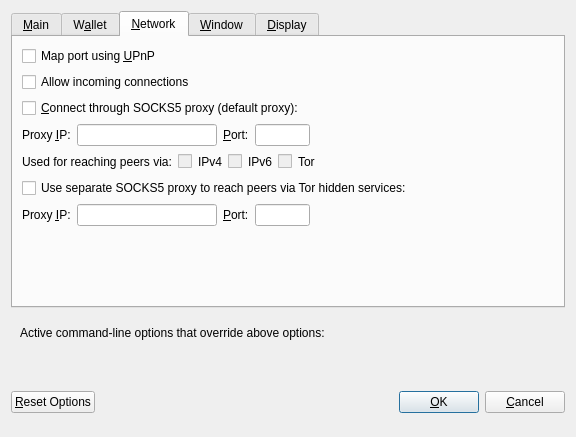
<?xml version="1.0" encoding="UTF-8"?>
<ui version="4.0">
 <class>OptionsDialog</class>
 <widget class="QDialog" name="OptionsDialog">
  <property name="geometry">
   <rect>
    <x>0</x>
    <y>0</y>
    <width>576</width>
    <height>404</height>
   </rect>
  </property>
  <property name="windowTitle">
   <string>Options</string>
  </property>
  <property name="modal">
   <bool>true</bool>
  </property>
  <layout class="QVBoxLayout" name="verticalLayout">
   <item>
    <widget class="QTabWidget" name="tabWidget">
     <property name="currentIndex">
      <number>2</number>
     </property>
     <widget class="QWidget" name="tabMain">
      <attribute name="title">
       <string>&amp;Main</string>
      </attribute>
      <layout class="QVBoxLayout" name="verticalLayout_Main">
       <item>
        <widget class="QCheckBox" name="bitcoinAtStartup">
         <property name="toolTip">
          <string>Automatically start SMC Core after logging in to the system.</string>
         </property>
         <property name="text">
          <string>&amp;Start SMC Core on system login</string>
         </property>
        </widget>
       </item>
       <item>
        <layout class="QHBoxLayout" name="horizontalLayout_2_Main">
         <item>
          <widget class="QLabel" name="databaseCacheLabel">
           <property name="text">
            <string>Size of &amp;database cache</string>
           </property>
           <property name="textFormat">
            <enum>Qt::PlainText</enum>
           </property>
           <property name="buddy">
            <cstring>databaseCache</cstring>
           </property>
          </widget>
         </item>
         <item>
          <widget class="QSpinBox" name="databaseCache"/>
         </item>
         <item>
          <widget class="QLabel" name="databaseCacheUnitLabel">
           <property name="text">
            <string>MB</string>
           </property>
           <property name="textFormat">
            <enum>Qt::PlainText</enum>
           </property>
          </widget>
         </item>
         <item>
          <spacer name="horizontalSpacer_2_Main">
           <property name="orientation">
            <enum>Qt::Horizontal</enum>
           </property>
           <property name="sizeHint" stdset="0">
            <size>
             <width>40</width>
             <height>20</height>
            </size>
           </property>
          </spacer>
         </item>
        </layout>
       </item>
       <item>
        <layout class="QHBoxLayout" name="horizontalLayout_3_Main">
         <item>
          <widget class="QLabel" name="threadsScriptVerifLabel">
           <property name="text">
            <string>Number of script &amp;verification threads</string>
           </property>
           <property name="textFormat">
            <enum>Qt::PlainText</enum>
           </property>
           <property name="buddy">
            <cstring>threadsScriptVerif</cstring>
           </property>
          </widget>
         </item>
         <item>
          <widget class="QSpinBox" name="threadsScriptVerif">
           <property name="toolTip">
            <string>(0 = auto, &lt;0 = leave that many cores free)</string>
           </property>
          </widget>
         </item>
         <item>
          <spacer name="horizontalSpacer_3_Main">
           <property name="orientation">
            <enum>Qt::Horizontal</enum>
           </property>
           <property name="sizeHint" stdset="0">
            <size>
             <width>40</width>
             <height>20</height>
            </size>
           </property>
          </spacer>
         </item>
        </layout>
       </item>
       <item>
        <spacer name="verticalSpacer_Main">
         <property name="orientation">
          <enum>Qt::Vertical</enum>
         </property>
         <property name="sizeHint" stdset="0">
          <size>
           <width>20</width>
           <height>40</height>
          </size>
         </property>
        </spacer>
       </item>
      </layout>
     </widget>
     <widget class="QWidget" name="tabWallet">
      <attribute name="title">
       <string>W&amp;allet</string>
      </attribute>
      <layout class="QVBoxLayout" name="verticalLayout_Wallet">
       <item>
        <widget class="QGroupBox" name="groupBox">
         <property name="title">
          <string>Expert</string>
         </property>
         <layout class="QVBoxLayout" name="verticalLayout_2">
          <item>
           <widget class="QCheckBox" name="coinControlFeatures">
            <property name="toolTip">
             <string>Whether to show coin control features or not.</string>
            </property>
            <property name="text">
             <string>Enable coin &amp;control features</string>
            </property>
           </widget>
          </item>
          <item>
           <widget class="QCheckBox" name="showMasternodesTab">
            <property name="toolTip">
             <string>Show additional tab listing all your masternodes in first sub-tab&lt;br/&gt;and all masternodes on the network in second sub-tab.</string>
            </property>
            <property name="text">
             <string>Show Masternodes Tab</string>
            </property>
           </widget>
          </item>
          <item>
           <widget class="QCheckBox" name="showAdvancedPSUI">
            <property name="toolTip">
             <string>Show additional information and buttons for PrivateSend on overview screen.</string>
            </property>
            <property name="text">
             <string>Enable advanced PrivateSend interface</string>
            </property>
           </widget>
          </item>
          <item>
           <widget class="QCheckBox" name="lowKeysWarning">
            <property name="toolTip">
             <string>Show warning dialog when PrivateSend detects that wallet has very low number of keys left.</string>
            </property>
            <property name="text">
             <string>Warn if PrivateSend is running out of keys</string>
            </property>
           </widget>
          </item>
          <item>
           <widget class="QCheckBox" name="privateSendMultiSession">
            <property name="toolTip">
             <string>Whether to use experimental PrivateSend mode with multiple mixing sessions per block.&lt;br/&gt;Note: You must use this feature carefully.&lt;br/&gt;Make sure you always have recent wallet (auto)backup in a safe place!</string>
            </property>
            <property name="text">
             <string>Enable PrivateSend &amp;multi-session</string>
            </property>
           </widget>
          </item>
          <item>
           <widget class="QCheckBox" name="spendZeroConfChange">
            <property name="toolTip">
             <string>If you disable the spending of unconfirmed change, the change from a transaction&lt;br/&gt;cannot be used until that transaction has at least one confirmation.&lt;br/&gt;This also affects how your balance is computed.</string>
            </property>
            <property name="text">
             <string>&amp;Spend unconfirmed change</string>
            </property>
           </widget>
          </item>
         </layout>
        </widget>
       </item>
       <item>
        <layout class="QHBoxLayout" name="horizontalLayout_4_Wallet">
         <item>
          <widget class="QLabel" name="label">
           <property name="toolTip">
            <string>This setting determines the amount of individual masternodes that an input will be anonymized through.&lt;br/&gt;More rounds of anonymization gives a higher degree of privacy, but also costs more in fees.</string>
           </property>
           <property name="text">
            <string>PrivateSend rounds to use</string>
           </property>
          </widget>
         </item>
         <item>
          <widget class="QSpinBox" name="privateSendRounds">
           <property name="minimum">
            <number>2</number>
           </property>
           <property name="maximum">
            <number>8</number>
           </property>
           <property name="value">
            <number>4</number>
           </property>
          </widget>
         </item>
        </layout>
       </item>
       <item>
        <layout class="QHBoxLayout" name="horizontalLayout">
         <item>
          <widget class="QLabel" name="label_2">
           <property name="toolTip">
            <string>This amount acts as a threshold to turn off PrivateSend once it's reached.</string>
           </property>
           <property name="statusTip">
            <string notr="true"/>
           </property>
           <property name="whatsThis">
            <string notr="true"/>
           </property>
           <property name="accessibleName">
            <string notr="true"/>
           </property>
           <property name="accessibleDescription">
            <string notr="true"/>
           </property>
           <property name="text">
            <string>Amount of SMC to keep anonymized</string>
           </property>
          </widget>
         </item>
         <item>
          <widget class="QSpinBox" name="privateSendAmount">
           <property name="minimum">
            <number>2</number>
           </property>
           <property name="maximum">
            <number>2000</number>
           </property>
           <property name="singleStep">
            <number>10</number>
           </property>
           <property name="value">
            <number>1000</number>
           </property>
          </widget>
         </item>
        </layout>
       </item>
       <item>
        <spacer name="verticalSpacer_Wallet">
         <property name="orientation">
          <enum>Qt::Vertical</enum>
         </property>
         <property name="sizeHint" stdset="0">
          <size>
           <width>20</width>
           <height>40</height>
          </size>
         </property>
        </spacer>
       </item>
      </layout>
     </widget>
     <widget class="QWidget" name="tabNetwork">
      <attribute name="title">
       <string>&amp;Network</string>
      </attribute>
      <layout class="QVBoxLayout" name="verticalLayout_Network">
       <item>
        <widget class="QCheckBox" name="mapPortUpnp">
         <property name="toolTip">
          <string>Automatically open the SMC Core client port on the router. This only works when your router supports UPnP and it is enabled.</string>
         </property>
         <property name="text">
          <string>Map port using &amp;UPnP</string>
         </property>
        </widget>
       </item>
       <item>
        <widget class="QCheckBox" name="allowIncoming">
         <property name="toolTip">
          <string>Accept connections from outside</string>
         </property>
         <property name="text">
          <string>Allow incoming connections</string>
         </property>
        </widget>
       </item>
       <item>
        <widget class="QCheckBox" name="connectSocks">
         <property name="toolTip">
          <string>Connect to the SMC network through a SOCKS5 proxy.</string>
         </property>
         <property name="text">
          <string>&amp;Connect through SOCKS5 proxy (default proxy):</string>
         </property>
        </widget>
       </item>
       <item>
        <layout class="QHBoxLayout" name="horizontalLayout_1_Network">
         <item>
          <widget class="QLabel" name="proxyIpLabel">
           <property name="text">
            <string>Proxy &amp;IP:</string>
           </property>
           <property name="textFormat">
            <enum>Qt::PlainText</enum>
           </property>
           <property name="buddy">
            <cstring>proxyIp</cstring>
           </property>
          </widget>
         </item>
         <item>
          <widget class="QValidatedLineEdit" name="proxyIp">
           <property name="minimumSize">
            <size>
             <width>140</width>
             <height>0</height>
            </size>
           </property>
           <property name="maximumSize">
            <size>
             <width>140</width>
             <height>16777215</height>
            </size>
           </property>
           <property name="toolTip">
            <string>IP address of the proxy (e.g. IPv4: 127.0.0.1 / IPv6: ::1)</string>
           </property>
          </widget>
         </item>
         <item>
          <widget class="QLabel" name="proxyPortLabel">
           <property name="text">
            <string>&amp;Port:</string>
           </property>
           <property name="textFormat">
            <enum>Qt::PlainText</enum>
           </property>
           <property name="buddy">
            <cstring>proxyPort</cstring>
           </property>
          </widget>
         </item>
         <item>
          <widget class="QLineEdit" name="proxyPort">
           <property name="minimumSize">
            <size>
             <width>55</width>
             <height>0</height>
            </size>
           </property>
           <property name="maximumSize">
            <size>
             <width>55</width>
             <height>16777215</height>
            </size>
           </property>
           <property name="toolTip">
            <string>Port of the proxy (e.g. 9050)</string>
           </property>
          </widget>
         </item>
         <item>
          <spacer name="horizontalSpacer_1_Network">
           <property name="orientation">
            <enum>Qt::Horizontal</enum>
           </property>
           <property name="sizeHint" stdset="0">
            <size>
             <width>40</width>
             <height>20</height>
            </size>
           </property>
          </spacer>
         </item>
        </layout>
       </item>
       <item>
        <layout class="QHBoxLayout" name="horizontalLayout_2_Network">
         <item>
          <widget class="QLabel" name="proxyActiveNets">
           <property name="text">
            <string>Used for reaching peers via:</string>
           </property>
           <property name="textFormat">
            <enum>Qt::PlainText</enum>
           </property>
          </widget>
         </item>
         <item>
          <widget class="QCheckBox" name="proxyReachIPv4">
           <property name="enabled">
            <bool>false</bool>
           </property>
           <property name="toolTip">
            <string>Shows, if the supplied default SOCKS5 proxy is used to reach peers via this network type.</string>
           </property>
           <property name="text">
            <string/>
           </property>
          </widget>
         </item>
         <item>
          <widget class="QLabel" name="proxyReachIPv4Label">
           <property name="text">
            <string>IPv4</string>
           </property>
           <property name="textFormat">
            <enum>Qt::PlainText</enum>
           </property>
          </widget>
         </item>
         <item>
          <widget class="QCheckBox" name="proxyReachIPv6">
           <property name="enabled">
            <bool>false</bool>
           </property>
           <property name="toolTip">
            <string>Shows, if the supplied default SOCKS5 proxy is used to reach peers via this network type.</string>
           </property>
           <property name="text">
            <string/>
           </property>
          </widget>
         </item>
         <item>
          <widget class="QLabel" name="proxyReachIPv6Label">
           <property name="text">
            <string>IPv6</string>
           </property>
           <property name="textFormat">
            <enum>Qt::PlainText</enum>
           </property>
          </widget>
         </item>
         <item>
          <widget class="QCheckBox" name="proxyReachTor">
           <property name="enabled">
            <bool>false</bool>
           </property>
           <property name="toolTip">
            <string>Shows, if the supplied default SOCKS5 proxy is used to reach peers via this network type.</string>
           </property>
           <property name="text">
            <string/>
           </property>
          </widget>
         </item>
         <item>
          <widget class="QLabel" name="proxyReachTorLabel">
           <property name="text">
            <string>Tor</string>
           </property>
           <property name="textFormat">
            <enum>Qt::PlainText</enum>
           </property>
          </widget>
         </item>
         <item>
          <spacer name="horizontalSpacer_2_Network">
           <property name="orientation">
            <enum>Qt::Horizontal</enum>
           </property>
           <property name="sizeHint" stdset="0">
            <size>
             <width>40</width>
             <height>20</height>
            </size>
           </property>
          </spacer>
         </item>
        </layout>
       </item>
       <item>
        <widget class="QCheckBox" name="connectSocksTor">
         <property name="toolTip">
          <string>Connect to the SMC network through a separate SOCKS5 proxy for Tor hidden services.</string>
         </property>
         <property name="text">
          <string>Use separate SOCKS5 proxy to reach peers via Tor hidden services:</string>
         </property>
        </widget>
       </item>
       <item>
        <layout class="QHBoxLayout" name="horizontalLayout_3_Network">
         <item>
          <widget class="QLabel" name="proxyIpTorLabel">
           <property name="text">
            <string>Proxy &amp;IP:</string>
           </property>
           <property name="textFormat">
            <enum>Qt::PlainText</enum>
           </property>
           <property name="buddy">
            <cstring>proxyIpTor</cstring>
           </property>
          </widget>
         </item>
         <item>
          <widget class="QValidatedLineEdit" name="proxyIpTor">
           <property name="minimumSize">
            <size>
             <width>140</width>
             <height>0</height>
            </size>
           </property>
           <property name="maximumSize">
            <size>
             <width>140</width>
             <height>16777215</height>
            </size>
           </property>
           <property name="toolTip">
            <string>IP address of the proxy (e.g. IPv4: 127.0.0.1 / IPv6: ::1)</string>
           </property>
          </widget>
         </item>
         <item>
          <widget class="QLabel" name="proxyPortTorLabel">
           <property name="text">
            <string>&amp;Port:</string>
           </property>
           <property name="textFormat">
            <enum>Qt::PlainText</enum>
           </property>
           <property name="buddy">
            <cstring>proxyPortTor</cstring>
           </property>
          </widget>
         </item>
         <item>
          <widget class="QLineEdit" name="proxyPortTor">
           <property name="minimumSize">
            <size>
             <width>55</width>
             <height>0</height>
            </size>
           </property>
           <property name="maximumSize">
            <size>
             <width>55</width>
             <height>16777215</height>
            </size>
           </property>
           <property name="toolTip">
            <string>Port of the proxy (e.g. 9050)</string>
           </property>
          </widget>
         </item>
         <item>
          <spacer name="horizontalSpacer_4_Network">
           <property name="orientation">
            <enum>Qt::Horizontal</enum>
           </property>
           <property name="sizeHint" stdset="0">
            <size>
             <width>40</width>
             <height>20</height>
            </size>
           </property>
          </spacer>
         </item>
        </layout>
       </item>
       <item>
        <spacer name="verticalSpacer_Network">
         <property name="orientation">
          <enum>Qt::Vertical</enum>
         </property>
         <property name="sizeHint" stdset="0">
          <size>
           <width>20</width>
           <height>40</height>
          </size>
         </property>
        </spacer>
       </item>
      </layout>
     </widget>
     <widget class="QWidget" name="tabWindow">
      <attribute name="title">
       <string>&amp;Window</string>
      </attribute>
      <layout class="QVBoxLayout" name="verticalLayout_Window">
       <item>
        <widget class="QCheckBox" name="hideTrayIcon">
         <property name="toolTip">
          <string>&amp;Hide the icon from the system tray.</string>
         </property>
         <property name="text">
          <string>Hide tray icon</string>
         </property>
        </widget>
       </item>
       <item>
        <widget class="QCheckBox" name="minimizeToTray">
         <property name="toolTip">
          <string>Show only a tray icon after minimizing the window.</string>
         </property>
         <property name="text">
          <string>&amp;Minimize to the tray instead of the taskbar</string>
         </property>
        </widget>
       </item>
       <item>
        <widget class="QCheckBox" name="minimizeOnClose">
         <property name="toolTip">
          <string>Minimize instead of exit the application when the window is closed. When this option is enabled, the application will be closed only after selecting Exit in the menu.</string>
         </property>
         <property name="text">
          <string>M&amp;inimize on close</string>
         </property>
        </widget>
       </item>
       <item>
        <spacer name="verticalSpacer_Window">
         <property name="orientation">
          <enum>Qt::Vertical</enum>
         </property>
         <property name="sizeHint" stdset="0">
          <size>
           <width>20</width>
           <height>40</height>
          </size>
         </property>
        </spacer>
       </item>
      </layout>
     </widget>
     <widget class="QWidget" name="tabDisplay">
      <attribute name="title">
       <string>&amp;Display</string>
      </attribute>
      <layout class="QVBoxLayout" name="verticalLayout_Display">
       <item>
        <layout class="QHBoxLayout" name="horizontalLayout_1_Display">
         <item>
          <widget class="QLabel" name="langLabel">
           <property name="text">
            <string>User Interface &amp;language:</string>
           </property>
           <property name="textFormat">
            <enum>Qt::PlainText</enum>
           </property>
           <property name="buddy">
            <cstring>lang</cstring>
           </property>
          </widget>
         </item>
         <item>
          <widget class="QValueComboBox" name="lang">
           <property name="toolTip">
            <string>The user interface language can be set here. This setting will take effect after restarting SMC Core.</string>
           </property>
          </widget>
         </item>
        </layout>
       </item>
       <item>
        <widget class="QLabel" name="label_3">
         <property name="toolTip">
          <string notr="true"/>
         </property>
         <property name="statusTip">
          <string notr="true"/>
         </property>
         <property name="whatsThis">
          <string notr="true"/>
         </property>
         <property name="accessibleName">
          <string notr="true"/>
         </property>
         <property name="text">
          <string>Language missing or translation incomplete? Help contributing translations here:
https://www.transifex.com/projects/p/SMC/</string>
         </property>
         <property name="wordWrap">
          <bool>true</bool>
         </property>
         <property name="openExternalLinks">
          <bool>true</bool>
         </property>
         <property name="textInteractionFlags">
          <set>Qt::TextBrowserInteraction</set>
         </property>
        </widget>
       </item>
       <item>
        <layout class="QHBoxLayout" name="horizontalLayout_4_Display" stretch="0,0">
         <item>
          <widget class="QLabel" name="themeLabel">
           <property name="text">
            <string>User Interface Theme:</string>
           </property>
          </widget>
         </item>
         <item>
          <widget class="QValueComboBox" name="theme"/>
         </item>
        </layout>
       </item>
       <item>
        <widget class="Line" name="line">
         <property name="orientation">
          <enum>Qt::Horizontal</enum>
         </property>
        </widget>
       </item>
       <item>
        <layout class="QHBoxLayout" name="horizontalLayout_2_Display">
         <item>
          <widget class="QLabel" name="unitLabel">
           <property name="text">
            <string>&amp;Unit to show amounts in:</string>
           </property>
           <property name="textFormat">
            <enum>Qt::PlainText</enum>
           </property>
           <property name="buddy">
            <cstring>unit</cstring>
           </property>
          </widget>
         </item>
         <item>
          <widget class="QValueComboBox" name="unit">
           <property name="toolTip">
            <string>Choose the default subdivision unit to show in the interface and when sending coins.</string>
           </property>
          </widget>
         </item>
        </layout>
       </item>
       <item>
        <layout class="QHBoxLayout" name="horizontalLayout_5_Display">
         <item>
          <widget class="QLabel" name="digitsLabel">
           <property name="text">
            <string>Decimal digits</string>
           </property>
          </widget>
         </item>
         <item>
          <widget class="QValueComboBox" name="digits"/>
         </item>
        </layout>
       </item>
       <item>
        <layout class="QHBoxLayout" name="horizontalLayout_3_Display">
         <item>
          <widget class="QLabel" name="thirdPartyTxUrlsLabel">
           <property name="toolTip">
            <string>Third party URLs (e.g. a block explorer) that appear in the transactions tab as context menu items.&lt;br/&gt;%s in the URL is replaced by transaction hash. Multiple URLs are separated by vertical bar |.</string>
           </property>
           <property name="text">
            <string>Third party transaction URLs</string>
           </property>
           <property name="buddy">
            <cstring>thirdPartyTxUrls</cstring>
           </property>
          </widget>
         </item>
         <item>
          <widget class="QLineEdit" name="thirdPartyTxUrls">
           <property name="toolTip">
            <string>Third party URLs (e.g. a block explorer) that appear in the transactions tab as context menu items.&lt;br/&gt;%s in the URL is replaced by transaction hash. Multiple URLs are separated by vertical bar |.</string>
           </property>
          </widget>
         </item>
        </layout>
       </item>
       <item>
        <spacer name="verticalSpacer">
         <property name="orientation">
          <enum>Qt::Vertical</enum>
         </property>
         <property name="sizeHint" stdset="0">
          <size>
           <width>20</width>
           <height>40</height>
          </size>
         </property>
        </spacer>
       </item>
      </layout>
     </widget>
    </widget>
   </item>
   <item>
    <widget class="QFrame" name="frame">
     <layout class="QVBoxLayout" name="verticalLayout_Bottom">
      <item>
       <layout class="QHBoxLayout" name="horizontalLayout_Bottom">
        <item>
         <widget class="QLabel" name="overriddenByCommandLineInfoLabel">
          <property name="text">
           <string>Active command-line options that override above options:</string>
          </property>
          <property name="textFormat">
           <enum>Qt::PlainText</enum>
          </property>
         </widget>
        </item>
        <item>
         <spacer name="horizontalSpacer_Bottom">
          <property name="orientation">
           <enum>Qt::Horizontal</enum>
          </property>
          <property name="sizeHint" stdset="0">
           <size>
            <width>40</width>
            <height>20</height>
           </size>
          </property>
         </spacer>
        </item>
       </layout>
      </item>
      <item>
       <widget class="QLabel" name="overriddenByCommandLineLabel">
        <property name="text">
         <string/>
        </property>
        <property name="textFormat">
         <enum>Qt::PlainText</enum>
        </property>
        <property name="wordWrap">
         <bool>true</bool>
        </property>
       </widget>
      </item>
     </layout>
    </widget>
   </item>
   <item>
    <layout class="QHBoxLayout" name="horizontalLayout_Buttons">
     <item>
      <widget class="QPushButton" name="resetButton">
       <property name="toolTip">
        <string>Reset all client options to default.</string>
       </property>
       <property name="text">
        <string>&amp;Reset Options</string>
       </property>
       <property name="autoDefault">
        <bool>false</bool>
       </property>
      </widget>
     </item>
     <item>
      <spacer name="horizontalSpacer_1">
       <property name="orientation">
        <enum>Qt::Horizontal</enum>
       </property>
       <property name="sizeHint" stdset="0">
        <size>
         <width>40</width>
         <height>48</height>
        </size>
       </property>
      </spacer>
     </item>
     <item>
      <widget class="QLabel" name="statusLabel">
       <property name="minimumSize">
        <size>
         <width>200</width>
         <height>0</height>
        </size>
       </property>
       <property name="font">
        <font>
         <weight>75</weight>
         <bold>true</bold>
        </font>
       </property>
       <property name="text">
        <string/>
       </property>
       <property name="textFormat">
        <enum>Qt::PlainText</enum>
       </property>
       <property name="wordWrap">
        <bool>true</bool>
       </property>
      </widget>
     </item>
     <item>
      <spacer name="horizontalSpacer_2">
       <property name="orientation">
        <enum>Qt::Horizontal</enum>
       </property>
       <property name="sizeHint" stdset="0">
        <size>
         <width>40</width>
         <height>48</height>
        </size>
       </property>
      </spacer>
     </item>
     <item>
      <widget class="QPushButton" name="okButton">
       <property name="text">
        <string>&amp;OK</string>
       </property>
       <property name="autoDefault">
        <bool>false</bool>
       </property>
       <property name="default">
        <bool>true</bool>
       </property>
      </widget>
     </item>
     <item>
      <widget class="QPushButton" name="cancelButton">
       <property name="text">
        <string>&amp;Cancel</string>
       </property>
       <property name="autoDefault">
        <bool>false</bool>
       </property>
      </widget>
     </item>
    </layout>
   </item>
  </layout>
 </widget>
 <customwidgets>
  <customwidget>
   <class>QValidatedLineEdit</class>
   <extends>QLineEdit</extends>
   <header>qvalidatedlineedit.h</header>
  </customwidget>
  <customwidget>
   <class>QValueComboBox</class>
   <extends>QComboBox</extends>
   <header>qvaluecombobox.h</header>
  </customwidget>
 </customwidgets>
 <resources/>
 <connections/>
</ui>
